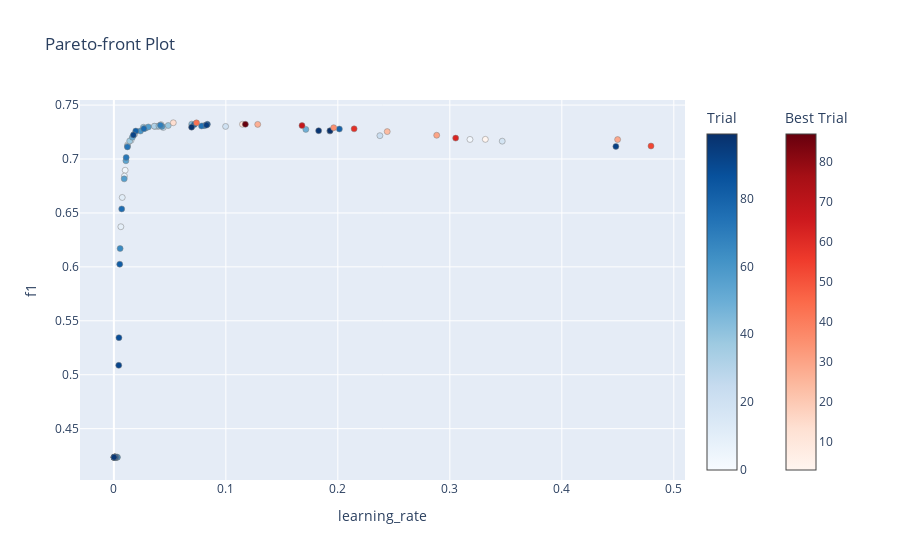

Notebook code cell kept with this figure:
### Code cell
fig = optuna.visualization.plot_pareto_front(study, target_names=["learning_rate", "f1"])
fig.write_image(file="figures/ch5_pareto.png", format="png", scale=6)
fig.show()

### Figure 1 — Plotly figure (JSON) as saved in the notebook; plotly's stock layout.template omitted (floating-point values rounded to 4 significant figures)
{"data": [{"hovertemplate": "%{text}<extra>Trial</extra>", "marker": {"color": [0, 1, 2, 4, 5, 6, 7, 8, 9, 10, 11, 13, 15, 16, 17, 18, 19, 20, 21, 22, 23, 25, 26, 28, 31, 32, 33, 34, 36, 37, 38, 39, 40, 41, 42, 44, 45, 46, 47, 48, 49, 50, 51, 52, 54, 55, 56, 57, 58, 60, 61, 63, 64, 65, 66, 67, 69, 70, 71, 72, 73, 74, 75, 76, 77, 78, 79, 80, 81, 82, 83, 84, 85, 86, 88, 89, 90, 91, 92, 93, 94, 95, 96, 97, 98, 99], "colorbar": {"title": {"text": "Trial"}}, "colorscale": [[0, "rgb(247,251,255)"], [0.125, "rgb(222,235,247)"], [0.25, "rgb(198,219,239)"], [0.375, "rgb(158,202,225)"], [0.5, "rgb(107,174,214)"], [0.625, "rgb(66,146,198)"], [0.75, "rgb(33,113,181)"], [0.875, "rgb(8,81,156)"], [1, "rgb(8,48,107)"]], "line": {"color": "Grey", "width": 0.5}}, "mode": "markers", "showlegend": false, "text": ["{<br>  \"number\": 0,<br>  \"values\": [<br>    0.018276625572235056,<br>    0.7229728382357858<br>  ],<br>  \"params\": {<br>    \"learning_rate\": 0.018276625572235056<br>  }<br>}", "{<br>  \"number\": 1,<br>  \"values\": [<br>    0.012281350875017864,<br>    0.713129498994182<br>  ],<br>  \"params\": {<br>    \"learning_rate\": 0.012281350875017864<br>  }<br>}", "{<br>  \"number\": 2,<br>  \"values\": [<br>    0.3179931543219117,<br>    0.7181352358216049<br>  ],<br>  \"params\": {<br>    \"learning_rate\": 0.3179931543219117<br>  }<br>}", "{<br>  \"number\": 4,<br>  \"values\": [<br>    0.010097499163932589,<br>    0.689595604293249<br>  ],<br>  \"params\": {<br>    \"learning_rate\": 0.010097499163932589<br>  }<br>}", "{<br>  \"number\": 5,<br>  \"values\": [<br>    0.0010284892903758126,<br>    0.4235082247366586<br>  ],<br>  \"params\": {<br>    \"learning_rate\": 0.0010284892903758126<br>  }<br>}", "{<br>  \"number\": 6,<br>  \"values\": [<br>    0.0008073623310050534,<br>    0.4235082247366586<br>  ],<br>  \"params\": {<br>    \"learning_rate\": 0.0008073623310050534<br>  }<br>}", "{<br>  \"number\": 7,<br>  \"values\": [<br>    0.009446892389275133,<br>    0.6841554205738356<br>  ],<br>  \"params\": {<br>    \"learning_rate\": 0.009446892389275133<br>  }<br>}", "{<br>  \"number\": 8,<br>  \"values\": [<br>    0.042129982546996285,<br>    0.7318679125094985<br>  ],<br>  \"params\": {<br>    \"learning_rate\": 0.042129982546996285<br>  }<br>}", "{<br>  \"number\": 9,<br>  \"values\": [<br>    0.006234336282154794,<br>    0.6372047388051083<br>  ],<br>  \"params\": {<br>    \"learning_rate\": 0.006234336282154794<br>  }<br>}", "{<br>  \"number\": 10,<br>  \"values\": [<br>    0.0014213907266344855,<br>    0.4235082247366586<br>  ],<br>  \"params\": {<br>    \"learning_rate\": 0.0014213907266344855<br>  }<br>}", "{<br>  \"number\": 11,<br>  \"values\": [<br>    0.0074818711669891215,<br>    0.6643619268828908<br>  ],<br>  \"params\": {<br>    \"learning_rate\": 0.0074818711669891215<br>  }<br>}", "{<br>  \"number\": 13,<br>  \"values\": [<br>    0.0012664149179400209,<br>    0.4235082247366586<br>  ],<br>  \"params\": {<br>    \"learning_rate\": 0.0012664149179400209<br>  }<br>}", "{<br>  \"number\": 15,<br>  \"values\": [<br>    0.01538041330688695,<br>    0.7173796023919852<br>  ],<br>  \"params\": {<br>    \"learning_rate\": 0.01538041330688695<br>  }<br>}", "{<br>  \"number\": 16,<br>  \"values\": [<br>    0.018396986660930648,<br>    0.7227368738811438<br>  ],<br>  \"params\": {<br>    \"learning_rate\": 0.018396986660930648<br>  }<br>}", "{<br>  \"number\": 17,<br>  \"values\": [<br>    0.0030415201353781317,<br>    0.4235082247366586<br>  ],<br>  \"params\": {<br>    \"learning_rate\": 0.0030415201353781317<br>  }<br>}", "{<br>  \"number\": 18,<br>  \"values\": [<br>    0.34679130964813293,<br>    0.7165372792236238<br>  ],<br>  \"params\": {<br>    \"learning_rate\": 0.34679130964813293<br>  }<br>}", "{<br>  \"number\": 19,<br>  \"values\": [<br>    0.0016185106184141472,<br>    0.4235082247366586<br>  ],<br>  \"params\": {<br>    \"learning_rate\": 0.0016185106184141472<br>  }<br>}", "{<br>  \"number\": 20,<br>  \"values\": [<br>    0.09977031400739048,<br>    0.7302018596960369<br>  ],<br>  \"params\": {<br>    \"learning_rate\": 0.09977031400739048<br>  }<br>}", "{<br>  \"number\": 21,<br>  \"values\": [<br>    0.00015692458115144144,<br>    0.4235082247366586<br>  ],<br>  \"params\": {<br>    \"learning_rate\": 0.00015692458115144144<br>  }<br>}", "{<br>  \"number\": 22,<br>  \"values\": [<br>    0.0014637099340279343,<br>    0.4235082247366586<br>  ],<br>  \"params\": {<br>    \"learning_rate\": 0.0014637099340279343<br>  }<br>}", "{<br>  \"number\": 23,<br>  \"values\": [<br>    0.237542460048024,<br>    0.7216310177763523<br>  ],<br>  \"params\": {<br>    \"learning_rate\": 0.237542460048024<br>  }<br>}", "{<br>  \"number\": 25,<br>  \"values\": [<br>    0.039216586476540555,<br>    0.7301579035907364<br>  ],<br>  \"params\": {<br>    \"learning_rate\": 0.039216586476540555<br>  }<br>}", "{<br>  \"number\": 26,<br>  \"values\": [<br>    0.04413193652148863,<br>    0.7292176187667853<br>  ],<br>  \"params\": {<br>    \"learning_rate\": 0.04413193652148863<br>  }<br>}", "{<br>  \"number\": 28,<br>  \"values\": [<br>    0.0006332697167843045,<br>    0.4235082247366586<br>  ],<br>  \"params\": {<br>    \"learning_rate\": 0.0006332697167843045<br>  }<br>}", "{<br>  \"number\": 31,<br>  \"values\": [<br>    0.036619413830782564,<br>    0.7302184406320554<br>  ],<br>  \"params\": {<br>    \"learning_rate\": 0.036619413830782564<br>  }<br>}", "{<br>  \"number\": 32,<br>  \"values\": [<br>    0.03610204856200786,<br>    0.7304328067409969<br>  ],<br>  \"params\": {<br>    \"learning_rate\": 0.03610204856200786<br>  }<br>}", "{<br>  \"number\": 33,<br>  \"values\": [<br>    0.0021961450728918896,<br>    0.4235082247366586<br>  ],<br>  \"params\": {<br>    \"learning_rate\": 0.0021961450728918896<br>  }<br>}", "{<br>  \"number\": 34,<br>  \"values\": [<br>    0.012193586140043794,<br>    0.7120523440790167<br>  ],<br>  \"params\": {<br>    \"learning_rate\": 0.012193586140043794<br>  }<br>}", "{<br>  \"number\": 36,<br>  \"values\": [<br>    0.00017918412416240907,<br>    0.4235082247366586<br>  ],<br>  \"params\": {<br>    \"learning_rate\": 0.00017918412416240907<br>  }<br>}", "{<br>  \"number\": 37,<br>  \"values\": [<br>    0.014133500358080071,<br>    0.7167142851538554<br>  ],<br>  \"params\": {<br>    \"learning_rate\": 0.014133500358080071<br>  }<br>}", "{<br>  \"number\": 38,<br>  \"values\": [<br>    0.04852382290869409,<br>    0.7310333204595433<br>  ],<br>  \"params\": {<br>    \"learning_rate\": 0.04852382290869409<br>  }<br>}", "{<br>  \"number\": 39,<br>  \"values\": [<br>    0.040201201662143485,<br>    0.7306614283099379<br>  ],<br>  \"params\": {<br>    \"learning_rate\": 0.040201201662143485<br>  }<br>}", "{<br>  \"number\": 40,<br>  \"values\": [<br>    0.0011776265316570207,<br>    0.4235082247366586<br>  ],<br>  \"params\": {<br>    \"learning_rate\": 0.0011776265316570207<br>  }<br>}", "{<br>  \"number\": 41,<br>  \"values\": [<br>    0.026396073829949854,<br>    0.7294521208392316<br>  ],<br>  \"params\": {<br>    \"learning_rate\": 0.026396073829949854<br>  }<br>}", "{<br>  \"number\": 42,<br>  \"values\": [<br>    0.19287363423507076,<br>    0.7259236143539816<br>  ],<br>  \"params\": {<br>    \"learning_rate\": 0.19287363423507076<br>  }<br>}", "{<br>  \"number\": 44,<br>  \"values\": [<br>    0.06950786503628438,<br>    0.7323174432397132<br>  ],<br>  \"params\": {<br>    \"learning_rate\": 0.06950786503628438<br>  }<br>}", "{<br>  \"number\": 45,<br>  \"values\": [<br>    0.0013182070434705978,<br>    0.4235082247366586<br>  ],<br>  \"params\": {<br>    \"learning_rate\": 0.0013182070434705978<br>  }<br>}", "{<br>  \"number\": 46,<br>  \"values\": [<br>    0.0001689170415983065,<br>    0.4235082247366586<br>  ],<br>  \"params\": {<br>    \"learning_rate\": 0.0001689170415983065<br>  }<br>}", "{<br>  \"number\": 47,<br>  \"values\": [<br>    0.0021018530965500105,<br>    0.4235082247366586<br>  ],<br>  \"params\": {<br>    \"learning_rate\": 0.0021018530965500105<br>  }<br>}", "{<br>  \"number\": 48,<br>  \"values\": [<br>    0.00019287163151974652,<br>    0.4235082247366586<br>  ],<br>  \"params\": {<br>    \"learning_rate\": 0.00019287163151974652<br>  }<br>}", "{<br>  \"number\": 49,<br>  \"values\": [<br>    0.1714187324525616,<br>    0.7274564562489783<br>  ],<br>  \"params\": {<br>    \"learning_rate\": 0.1714187324525616<br>  }<br>}", "{<br>  \"number\": 50,<br>  \"values\": [<br>    0.028218912249716382,<br>    0.7285799931977797<br>  ],<br>  \"params\": {<br>    \"learning_rate\": 0.028218912249716382<br>  }<br>}", "{<br>  \"number\": 51,<br>  \"values\": [<br>    0.00037469787058577405,<br>    0.4235082247366586<br>  ],<br>  \"params\": {<br>    \"learning_rate\": 0.00037469787058577405<br>  }<br>}", "{<br>  \"number\": 52,<br>  \"values\": [<br>    0.016517619384449466,<br>    0.7201909680929806<br>  ],<br>  \"params\": {<br>    \"learning_rate\": 0.016517619384449466<br>  }<br>}", "{<br>  \"number\": 54,<br>  \"values\": [<br>    0.01075645544167512,<br>    0.6983807551597365<br>  ],<br>  \"params\": {<br>    \"learning_rate\": 0.01075645544167512<br>  }<br>}", "{<br>  \"number\": 55,<br>  \"values\": [<br>    0.0013300668001608705,<br>    0.4235082247366586<br>  ],<br>  \"params\": {<br>    \"learning_rate\": 0.0013300668001608705<br>  }<br>}", "{<br>  \"number\": 56,<br>  \"values\": [<br>    0.009234620597188305,<br>    0.6815820697212852<br>  ],<br>  \"params\": {<br>    \"learning_rate\": 0.009234620597188305<br>  }<br>}", "{<br>  \"number\": 57,<br>  \"values\": [<br>    0.030789337644333142,<br>    0.7297299658845593<br>  ],<br>  \"params\": {<br>    \"learning_rate\": 0.030789337644333142<br>  }<br>}", "{<br>  \"number\": 58,<br>  \"values\": [<br>    0.0005196761744466342,<br>    0.4235082247366586<br>  ],<br>  \"params\": {<br>    \"learning_rate\": 0.0005196761744466342<br>  }<br>}", "{<br>  \"number\": 60,<br>  \"values\": [<br>    0.023714036796718886,<br>    0.7259369472766212<br>  ],<br>  \"params\": {<br>    \"learning_rate\": 0.023714036796718886<br>  }<br>}", "{<br>  \"number\": 61,<br>  \"values\": [<br>    0.042951701452191404,<br>    0.7302474855948291<br>  ],<br>  \"params\": {<br>    \"learning_rate\": 0.042951701452191404<br>  }<br>}", "{<br>  \"number\": 63,<br>  \"values\": [<br>    0.0031088442966744653,<br>    0.4235082247366586<br>  ],<br>  \"params\": {<br>    \"learning_rate\": 0.0031088442966744653<br>  }<br>}", "{<br>  \"number\": 64,<br>  \"values\": [<br>    0.0004014235312843208,<br>    0.4235082247366586<br>  ],<br>  \"params\": {<br>    \"learning_rate\": 0.0004014235312843208<br>  }<br>}", "{<br>  \"number\": 65,<br>  \"values\": [<br>    0.005578035829630357,<br>    0.6170142717941252<br>  ],<br>  \"params\": {<br>    \"learning_rate\": 0.005578035829630357<br>  }<br>}", "{<br>  \"number\": 66,<br>  \"values\": [<br>    0.0001592544431367279,<br>    0.4235082247366586<br>  ],<br>  \"params\": {<br>    \"learning_rate\": 0.0001592544431367279<br>  }<br>}", "{<br>  \"number\": 67,<br>  \"values\": [<br>    0.0807232375319011,<br>    0.7309408871913655<br>  ],<br>  \"params\": {<br>    \"learning_rate\": 0.0807232375319011<br>  }<br>}", "{<br>  \"number\": 69,<br>  \"values\": [<br>    0.04159311590472715,<br>    0.7313584050417112<br>  ],<br>  \"params\": {<br>    \"learning_rate\": 0.04159311590472715<br>  }<br>}", "{<br>  \"number\": 70,<br>  \"values\": [<br>    0.0007829813261500128,<br>    0.4235082247366586<br>  ],<br>  \"params\": {<br>    \"learning_rate\": 0.0007829813261500128<br>  }<br>}", "{<br>  \"number\": 71,<br>  \"values\": [<br>    0.0005327862205087224,<br>    0.4235082247366586<br>  ],<br>  \"params\": {<br>    \"learning_rate\": 0.0005327862205087224<br>  }<br>}", "{<br>  \"number\": 72,<br>  \"values\": [<br>    0.011004042996587247,<br>    0.7013991059388606<br>  ],<br>  \"params\": {<br>    \"learning_rate\": 0.011004042996587247<br>  }<br>}", "{<br>  \"number\": 73,<br>  \"values\": [<br>    0.012096495400321669,<br>    0.7112448137800941<br>  ],<br>  \"params\": {<br>    \"learning_rate\": 0.012096495400321669<br>  }<br>}", "{<br>  \"number\": 74,<br>  \"values\": [<br>    0.07830377287729806,<br>    0.7306338561389435<br>  ],<br>  \"params\": {<br>    \"learning_rate\": 0.07830377287729806<br>  }<br>}", "{<br>  \"number\": 75,<br>  \"values\": [<br>    0.0020289312962674306,<br>    0.4235082247366586<br>  ],<br>  \"params\": {<br>    \"learning_rate\": 0.0020289312962674306<br>  }<br>}", "{<br>  \"number\": 76,<br>  \"values\": [<br>    0.007003614272196497,<br>    0.653715322076985<br>  ],<br>  \"params\": {<br>    \"learning_rate\": 0.007003614272196497<br>  }<br>}", "{<br>  \"number\": 77,<br>  \"values\": [<br>    0.026811861365256547,<br>    0.7281393119846103<br>  ],<br>  \"params\": {<br>    \"learning_rate\": 0.026811861365256547<br>  }<br>}", "{<br>  \"number\": 78,<br>  \"values\": [<br>    0.0014534431094221844,<br>    0.4235082247366586<br>  ],<br>  \"params\": {<br>    \"learning_rate\": 0.0014534431094221844<br>  }<br>}", "{<br>  \"number\": 79,<br>  \"values\": [<br>    0.07184266906020101,<br>    0.7318954915835494<br>  ],<br>  \"params\": {<br>    \"learning_rate\": 0.07184266906020101<br>  }<br>}", "{<br>  \"number\": 80,<br>  \"values\": [<br>    0.20138173825410338,<br>    0.7278080193179831<br>  ],<br>  \"params\": {<br>    \"learning_rate\": 0.20138173825410338<br>  }<br>}", "{<br>  \"number\": 81,<br>  \"values\": [<br>    0.01956656266919498,<br>    0.7259187426802697<br>  ],<br>  \"params\": {<br>    \"learning_rate\": 0.01956656266919498<br>  }<br>}", "{<br>  \"number\": 82,<br>  \"values\": [<br>    0.005251844487229045,<br>    0.6024609734794308<br>  ],<br>  \"params\": {<br>    \"learning_rate\": 0.005251844487229045<br>  }<br>}", "{<br>  \"number\": 83,<br>  \"values\": [<br>    0.0007975269741962664,<br>    0.4235082247366586<br>  ],<br>  \"params\": {<br>    \"learning_rate\": 0.0007975269741962664<br>  }<br>}", "{<br>  \"number\": 84,<br>  \"values\": [<br>    0.0005538907493946157,<br>    0.4235082247366586<br>  ],<br>  \"params\": {<br>    \"learning_rate\": 0.0005538907493946157<br>  }<br>}", "{<br>  \"number\": 85,<br>  \"values\": [<br>    0.0835122016432078,<br>    0.7321890615843162<br>  ],<br>  \"params\": {<br>    \"learning_rate\": 0.0835122016432078<br>  }<br>}", "{<br>  \"number\": 86,<br>  \"values\": [<br>    0.0006260697703589752,<br>    0.4235082247366586<br>  ],<br>  \"params\": {<br>    \"learning_rate\": 0.0006260697703589752<br>  }<br>}", "{<br>  \"number\": 88,<br>  \"values\": [<br>    0.004544231657855253,<br>    0.5343888745179519<br>  ],<br>  \"params\": {<br>    \"learning_rate\": 0.004544231657855253<br>  }<br>}", "{<br>  \"number\": 89,<br>  \"values\": [<br>    0.00012209259631005412,<br>    0.4235082247366586<br>  ],<br>  \"params\": {<br>    \"learning_rate\": 0.00012209259631005412<br>  }<br>}", "{<br>  \"number\": 90,<br>  \"values\": [<br>    0.001267549290534437,<br>    0.4235082247366586<br>  ],<br>  \"params\": {<br>    \"learning_rate\": 0.001267549290534437<br>  }<br>}", "{<br>  \"number\": 91,<br>  \"values\": [<br>    0.004363976487357013,<br>    0.5087369170754972<br>  ],<br>  \"params\": {<br>    \"learning_rate\": 0.004363976487357013<br>  }<br>}", "{<br>  \"number\": 92,<br>  \"values\": [<br>    0.017485462659550834,<br>    0.722280452051524<br>  ],<br>  \"params\": {<br>    \"learning_rate\": 0.017485462659550834<br>  }<br>}", "{<br>  \"number\": 93,<br>  \"values\": [<br>    0.44828056389247145,<br>    0.7116760995541701<br>  ],<br>  \"params\": {<br>    \"learning_rate\": 0.44828056389247145<br>  }<br>}", "{<br>  \"number\": 94,<br>  \"values\": [<br>    0.08277845673611592,<br>    0.7314187112500111<br>  ],<br>  \"params\": {<br>    \"learning_rate\": 0.08277845673611592<br>  }<br>}", "{<br>  \"number\": 95,<br>  \"values\": [<br>    0.0003291311959625348,<br>    0.4235082247366586<br>  ],<br>  \"params\": {<br>    \"learning_rate\": 0.0003291311959625348<br>  }<br>}", "{<br>  \"number\": 96,<br>  \"values\": [<br>    0.00022868118733042252,<br>    0.4235082247366586<br>  ],<br>  \"params\": {<br>    \"learning_rate\": 0.00022868118733042252<br>  }<br>}", "{<br>  \"number\": 97,<br>  \"values\": [<br>    0.18286145837300968,<br>    0.7262427071035374<br>  ],<br>  \"params\": {<br>    \"learning_rate\": 0.18286145837300968<br>  }<br>}", "{<br>  \"number\": 98,<br>  \"values\": [<br>    0.06941692989749879,<br>    0.7295385067809874<br>  ],<br>  \"params\": {<br>    \"learning_rate\": 0.06941692989749879<br>  }<br>}", "{<br>  \"number\": 99,<br>  \"values\": [<br>    0.19305171220017311,<br>    0.7262367052555226<br>  ],<br>  \"params\": {<br>    \"learning_rate\": 0.19305171220017311<br>  }<br>}"], "type": "scatter", "x": [0.01828, 0.01228, 0.318, 0.0101, 0.001028, 0.0008074, 0.009447, 0.04213, 0.006234, 0.001421, 0.007482, 0.001266, 0.01538, 0.0184, 0.003042, 0.3468, 0.001619, 0.09977, 0.0001569, 0.001464, 0.2375, 0.03922, 0.04413, 0.0006333, 0.03662, 0.0361, 0.002196, 0.01219, 0.0001792, 0.01413, 0.04852, 0.0402, 0.001178, 0.0264, 0.1929, 0.06951, 0.001318, 0.0001689, 0.002102, 0.0001929, 0.1714, 0.02822, 0.0003747, 0.01652, 0.01076, 0.00133, 0.009235, 0.03079, 0.0005197, 0.02371, 0.04295, 0.003109, 0.0004014, 0.005578, 0.0001593, 0.08072, 0.04159, 0.000783, 0.0005328, 0.011, 0.0121, 0.0783, 0.002029, 0.007004, 0.02681, 0.001453, 0.07184, 0.2014, 0.01957, 0.005252, 0.0007975, 0.0005539, 0.08351, 0.0006261, 0.004544, 0.0001221, 0.001268, 0.004364, 0.01749, 0.4483, 0.08278, 0.0003291, 0.0002287, 0.1829, 0.06942, 0.1931], "y": [0.723, 0.7131, 0.7181, 0.6896, 0.4235, 0.4235, 0.6842, 0.7319, 0.6372, 0.4235, 0.6644, 0.4235, 0.7174, 0.7227, 0.4235, 0.7165, 0.4235, 0.7302, 0.4235, 0.4235, 0.7216, 0.7302, 0.7292, 0.4235, 0.7302, 0.7304, 0.4235, 0.7121, 0.4235, 0.7167, 0.731, 0.7307, 0.4235, 0.7295, 0.7259, 0.7323, 0.4235, 0.4235, 0.4235, 0.4235, 0.7275, 0.7286, 0.4235, 0.7202, 0.6984, 0.4235, 0.6816, 0.7297, 0.4235, 0.7259, 0.7302, 0.4235, 0.4235, 0.617, 0.4235, 0.7309, 0.7314, 0.4235, 0.4235, 0.7014, 0.7112, 0.7306, 0.4235, 0.6537, 0.7281, 0.4235, 0.7319, 0.7278, 0.7259, 0.6025, 0.4235, 0.4235, 0.7322, 0.4235, 0.5344, 0.4235, 0.4235, 0.5087, 0.7223, 0.7117, 0.7314, 0.4235, 0.4235, 0.7262, 0.7295, 0.7262]}, {"hovertemplate": "%{text}<extra>Best Trial</extra>", "marker": {"color": [3, 12, 14, 24, 27, 29, 30, 35, 43, 53, 59, 62, 68, 87], "colorbar": {"title": {"text": "Best Trial"}, "x": 1.1, "xpad": 40}, "colorscale": [[0, "rgb(255,245,240)"], [0.125, "rgb(254,224,210)"], [0.25, "rgb(252,187,161)"], [0.375, "rgb(252,146,114)"], [0.5, "rgb(251,106,74)"], [0.625, "rgb(239,59,44)"], [0.75, "rgb(203,24,29)"], [0.875, "rgb(165,15,21)"], [1, "rgb(103,0,13)"]], "line": {"color": "Grey", "width": 0.5}}, "mode": "markers", "showlegend": false, "text": ["{<br>  \"number\": 3,<br>  \"values\": [<br>    0.3317048028124761,<br>    0.7182462105095208<br>  ],<br>  \"params\": {<br>    \"learning_rate\": 0.3317048028124761<br>  }<br>}", "{<br>  \"number\": 12,<br>  \"values\": [<br>    0.1148404311838305,<br>    0.7321994102159477<br>  ],<br>  \"params\": {<br>    \"learning_rate\": 0.1148404311838305<br>  }<br>}", "{<br>  \"number\": 14,<br>  \"values\": [<br>    0.05307222954482612,<br>    0.7336139976808754<br>  ],<br>  \"params\": {<br>    \"learning_rate\": 0.05307222954482612<br>  }<br>}", "{<br>  \"number\": 24,<br>  \"values\": [<br>    0.24410089728809634,<br>    0.7254004209977449<br>  ],<br>  \"params\": {<br>    \"learning_rate\": 0.24410089728809634<br>  }<br>}", "{<br>  \"number\": 27,<br>  \"values\": [<br>    0.12844461011742844,<br>    0.7321027124572879<br>  ],<br>  \"params\": {<br>    \"learning_rate\": 0.12844461011742844<br>  }<br>}", "{<br>  \"number\": 29,<br>  \"values\": [<br>    0.4498243389528799,<br>    0.7180387023655493<br>  ],<br>  \"params\": {<br>    \"learning_rate\": 0.4498243389528799<br>  }<br>}", "{<br>  \"number\": 30,<br>  \"values\": [<br>    0.28825962026286955,<br>    0.7220137309076756<br>  ],<br>  \"params\": {<br>    \"learning_rate\": 0.28825962026286955<br>  }<br>}", "{<br>  \"number\": 35,<br>  \"values\": [<br>    0.19630258423899116,<br>    0.7290264275839735<br>  ],<br>  \"params\": {<br>    \"learning_rate\": 0.19630258423899116<br>  }<br>}", "{<br>  \"number\": 43,<br>  \"values\": [<br>    0.07377836783758575,<br>    0.7335097300380633<br>  ],<br>  \"params\": {<br>    \"learning_rate\": 0.07377836783758575<br>  }<br>}", "{<br>  \"number\": 53,<br>  \"values\": [<br>    0.4796291220454122,<br>    0.7120415606860494<br>  ],<br>  \"params\": {<br>    \"learning_rate\": 0.4796291220454122<br>  }<br>}", "{<br>  \"number\": 59,<br>  \"values\": [<br>    0.21454254531144426,<br>    0.7279770709345865<br>  ],<br>  \"params\": {<br>    \"learning_rate\": 0.21454254531144426<br>  }<br>}", "{<br>  \"number\": 62,<br>  \"values\": [<br>    0.30521179006815724,<br>    0.7193743184471776<br>  ],<br>  \"params\": {<br>    \"learning_rate\": 0.30521179006815724<br>  }<br>}", "{<br>  \"number\": 68,<br>  \"values\": [<br>    0.16799292006264588,<br>    0.7309842390105754<br>  ],<br>  \"params\": {<br>    \"learning_rate\": 0.16799292006264588<br>  }<br>}", "{<br>  \"number\": 87,<br>  \"values\": [<br>    0.11742527067046299,<br>    0.7321944783582703<br>  ],<br>  \"params\": {<br>    \"learning_rate\": 0.11742527067046299<br>  }<br>}"], "type": "scatter", "x": [0.3317, 0.1148, 0.05307, 0.2441, 0.1284, 0.4498, 0.2883, 0.1963, 0.07378, 0.4796, 0.2145, 0.3052, 0.168, 0.1174], "y": [0.7182, 0.7322, 0.7336, 0.7254, 0.7321, 0.718, 0.722, 0.729, 0.7335, 0.712, 0.728, 0.7194, 0.731, 0.7322]}], "layout": {"title": {"text": "Pareto-front Plot"}, "xaxis": {"title": {"text": "learning_rate"}}, "yaxis": {"title": {"text": "f1"}}}}
